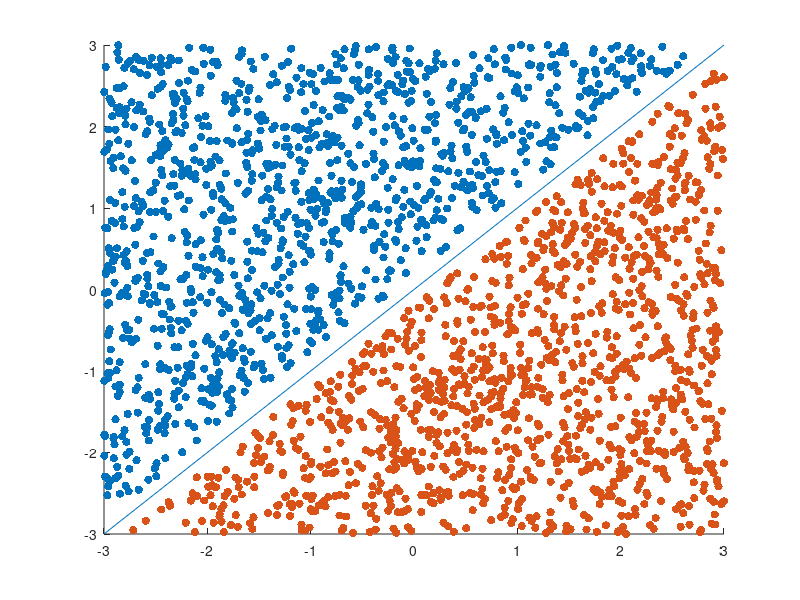

This chart was generated by the following MATLAB code:


 p = (rand(2500,2)*2 - 1)*3 ;

 
 d = p(:,2) - p(:,1) ;
 
 p1 = p(d>0.2,:);
 p2 = p(d<-0.2,:);
 
 figure ; hold on ;
 scatter(p1(:,1),p1(:,2),'filled','r');
 scatter(p2(:,1),p2(:,2),'filled','g');
 
 x = [-3 3] ; y = [-3 3] ;
 line(x,y)
%  figure ; hold on ;
%  scatter3(p1(:,1),p1(:,2),p1(:,3),'filled','r');
%  scatter3(p2(:,1),p2(:,2),p2(:,3),'filled','g');
%  
%  k = 1.5;
%  V = [-k -k 1.1; k -k 1.1 ; k k 1.1 ; -k k 1.1];
%  a = patch(V(:,1),V(:,2),V(:,3),'b');

